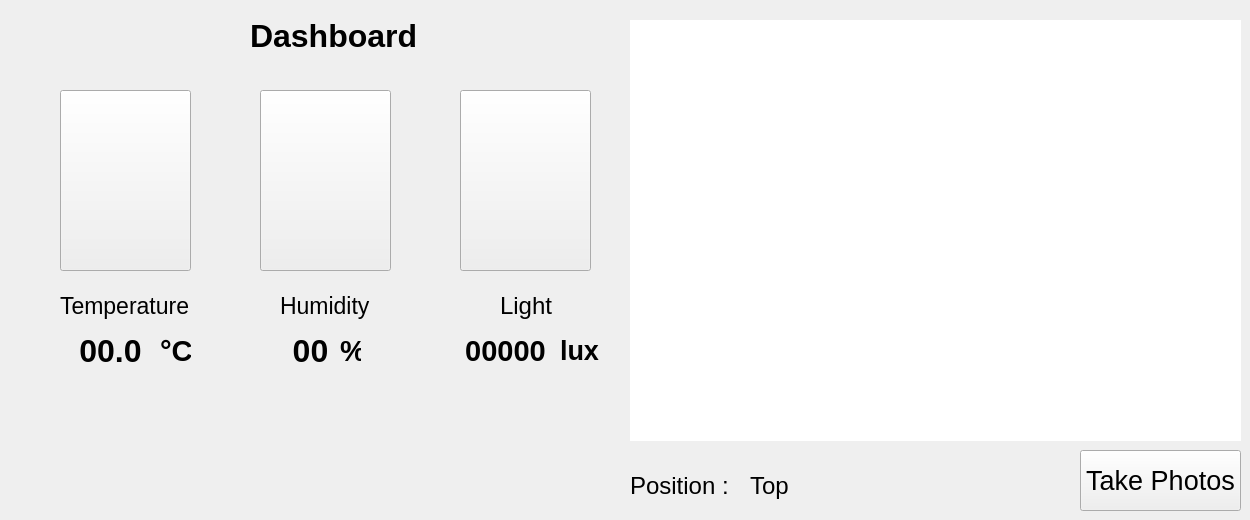
    <widget class="QWidget" name="dashboardPage">
     <widget class="QLabel" name="actualTempUnit">
      <property name="geometry">
       <rect>
        <x>160</x>
        <y>330</y>
        <width>31</width>
        <height>41</height>
       </rect>
      </property>
      <property name="font">
       <font>
        <pointsize>22</pointsize>
        <weight>75</weight>
        <bold>true</bold>
       </font>
      </property>
      <property name="text">
       <string>°C</string>
      </property>
     </widget>
     <widget class="QLabel" name="actualHumUnit">
      <property name="geometry">
       <rect>
        <x>340</x>
        <y>330</y>
        <width>21</width>
        <height>41</height>
       </rect>
      </property>
      <property name="font">
       <font>
        <pointsize>22</pointsize>
        <weight>75</weight>
        <bold>true</bold>
       </font>
      </property>
      <property name="text">
       <string>%</string>
      </property>
     </widget>
     <widget class="QLabel" name="tempTitle">
      <property name="geometry">
       <rect>
        <x>60</x>
        <y>290</y>
        <width>131</width>
        <height>31</height>
       </rect>
      </property>
      <property name="font">
       <font>
        <pointsize>17</pointsize>
       </font>
      </property>
      <property name="text">
       <string>Temperature</string>
      </property>
     </widget>
     <widget class="QLabel" name="lightTitle">
      <property name="geometry">
       <rect>
        <x>500</x>
        <y>290</y>
        <width>61</width>
        <height>31</height>
       </rect>
      </property>
      <property name="font">
       <font>
        <pointsize>18</pointsize>
       </font>
      </property>
      <property name="text">
       <string>Light</string>
      </property>
     </widget>
     <widget class="QLabel" name="actualLightUnit">
      <property name="geometry">
       <rect>
        <x>560</x>
        <y>330</y>
        <width>41</width>
        <height>41</height>
       </rect>
      </property>
      <property name="font">
       <font>
        <pointsize>20</pointsize>
        <weight>75</weight>
        <bold>true</bold>
       </font>
      </property>
      <property name="text">
       <string>lux</string>
      </property>
     </widget>
     <widget class="QLabel" name="actualTempVal">
      <property name="geometry">
       <rect>
        <x>70</x>
        <y>330</y>
        <width>81</width>
        <height>41</height>
       </rect>
      </property>
      <property name="font">
       <font>
        <pointsize>24</pointsize>
        <weight>75</weight>
        <bold>true</bold>
       </font>
      </property>
      <property name="text">
       <string>00.0</string>
      </property>
      <property name="alignment">
       <set>Qt::AlignCenter</set>
      </property>
     </widget>
     <widget class="QLabel" name="actualHumVal">
      <property name="geometry">
       <rect>
        <x>280</x>
        <y>330</y>
        <width>61</width>
        <height>41</height>
       </rect>
      </property>
      <property name="font">
       <font>
        <pointsize>24</pointsize>
        <weight>75</weight>
        <bold>true</bold>
       </font>
      </property>
      <property name="text">
       <string>00</string>
      </property>
      <property name="alignment">
       <set>Qt::AlignCenter</set>
      </property>
     </widget>
     <widget class="QLabel" name="actualLightVal">
      <property name="geometry">
       <rect>
        <x>440</x>
        <y>330</y>
        <width>131</width>
        <height>41</height>
       </rect>
      </property>
      <property name="font">
       <font>
        <pointsize>22</pointsize>
        <weight>75</weight>
        <bold>true</bold>
       </font>
      </property>
      <property name="text">
       <string>00000</string>
      </property>
      <property name="alignment">
       <set>Qt::AlignCenter</set>
      </property>
     </widget>
     <widget class="QLabel" name="humTitle">
      <property name="geometry">
       <rect>
        <x>280</x>
        <y>290</y>
        <width>91</width>
        <height>31</height>
       </rect>
      </property>
      <property name="font">
       <font>
        <pointsize>17</pointsize>
       </font>
      </property>
      <property name="text">
       <string>Humidity</string>
      </property>
     </widget>
     <widget class="QLabel" name="actPosition">
      <property name="geometry">
       <rect>
        <x>750</x>
        <y>470</y>
        <width>101</width>
        <height>31</height>
       </rect>
      </property>
      <property name="font">
       <font>
        <pointsize>18</pointsize>
       </font>
      </property>
      <property name="text">
       <string>Top</string>
      </property>
     </widget>
     <widget class="QPushButton" name="toTempPage">
      <property name="geometry">
       <rect>
        <x>60</x>
        <y>90</y>
        <width>131</width>
        <height>181</height>
       </rect>
      </property>
      <property name="font">
       <font>
        <pointsize>20</pointsize>
        <weight>75</weight>
        <bold>true</bold>
       </font>
      </property>
      <property name="autoFillBackground">
       <bool>false</bool>
      </property>
      <property name="text">
       <string/>
      </property>
      <property name="icon">
       <iconset>
        <normaloff>celsius-temperature-rounded-icon-vector-6461308-removebg-preview (1) (1).png</normaloff>celsius-temperature-rounded-icon-vector-6461308-removebg-preview (1) (1).png</iconset>
      </property>
      <property name="iconSize">
       <size>
        <width>80</width>
        <height>80</height>
       </size>
      </property>
     </widget>
     <widget class="QPushButton" name="toHumPage">
      <property name="geometry">
       <rect>
        <x>260</x>
        <y>90</y>
        <width>131</width>
        <height>181</height>
       </rect>
      </property>
      <property name="font">
       <font>
        <pointsize>20</pointsize>
        <weight>75</weight>
        <bold>true</bold>
       </font>
      </property>
      <property name="autoFillBackground">
       <bool>false</bool>
      </property>
      <property name="text">
       <string/>
      </property>
      <property name="icon">
       <iconset>
        <normaloff>download-removebg-preview (1) (1).png</normaloff>download-removebg-preview (1) (1).png</iconset>
      </property>
      <property name="iconSize">
       <size>
        <width>80</width>
        <height>80</height>
       </size>
      </property>
     </widget>
     <widget class="QPushButton" name="toLightPage">
      <property name="geometry">
       <rect>
        <x>460</x>
        <y>90</y>
        <width>131</width>
        <height>181</height>
       </rect>
      </property>
      <property name="font">
       <font>
        <pointsize>20</pointsize>
        <weight>75</weight>
        <bold>true</bold>
       </font>
      </property>
      <property name="autoFillBackground">
       <bool>false</bool>
      </property>
      <property name="text">
       <string/>
      </property>
      <property name="icon">
       <iconset>
        <normaloff>istockphoto-1191750833-170667a-removebg-preview (1).png</normaloff>istockphoto-1191750833-170667a-removebg-preview (1).png</iconset>
      </property>
      <property name="iconSize">
       <size>
        <width>80</width>
        <height>80</height>
       </size>
      </property>
     </widget>
     <widget class="QLabel" name="cameraHome">
      <property name="geometry">
       <rect>
        <x>630</x>
        <y>20</y>
        <width>611</width>
        <height>421</height>
       </rect>
      </property>
      <property name="styleSheet">
       <string notr="true">background-color:white;</string>
      </property>
      <property name="text">
       <string/>
      </property>
     </widget>
     <widget class="QPushButton" name="takePhoto">
      <property name="geometry">
       <rect>
        <x>1080</x>
        <y>450</y>
        <width>161</width>
        <height>61</height>
       </rect>
      </property>
      <property name="font">
       <font>
        <pointsize>20</pointsize>
       </font>
      </property>
      <property name="text">
       <string>Take Photos</string>
      </property>
     </widget>
     <widget class="QLabel" name="positionTitle">
      <property name="geometry">
       <rect>
        <x>630</x>
        <y>470</y>
        <width>101</width>
        <height>31</height>
       </rect>
      </property>
      <property name="font">
       <font>
        <pointsize>18</pointsize>
       </font>
      </property>
      <property name="text">
       <string>Position :</string>
      </property>
     </widget>
     <widget class="QLabel" name="dashboardTitle">
      <property name="geometry">
       <rect>
        <x>250</x>
        <y>10</y>
        <width>171</width>
        <height>51</height>
       </rect>
      </property>
      <property name="font">
       <font>
        <pointsize>24</pointsize>
        <weight>75</weight>
        <bold>true</bold>
       </font>
      </property>
      <property name="text">
       <string>Dashboard</string>
      </property>
     </widget>
    </widget>
